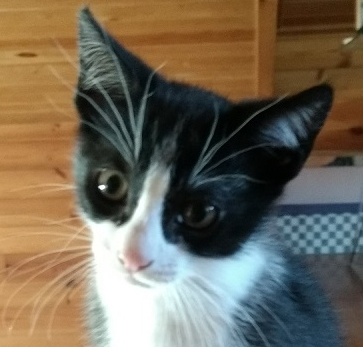
#> input picture Images/cat-face.png, 363 x 347 px, found by its file name
$ python usm3.py
#> lines starting #> are read from the running program, lines starting #| are printed output that depends on the picture
import cv2 as cv

image = cv.imread('../images/cat-face.png')
#> image is the input picture: shape (347, 363, 3); mean B, G, R 87.1, 104.1, 114.1
image_blur = cv.GaussianBlur(image, ksize=(3, 3), sigmaX=0)
image_laplacian = cv.Laplacian(image_blur, ddepth=-1, ksize=3)
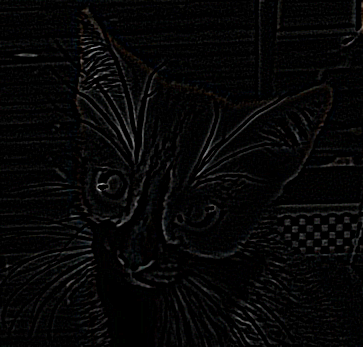
#> image_laplacian: shape (347, 363, 3); mean B, G, R 6.2, 6.2, 6.2
image_sharp = image - 0.2 * image_laplacian
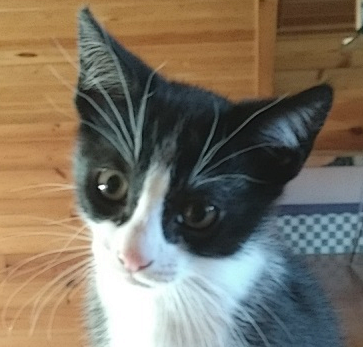
#> image_sharp: shape (347, 363, 3) float64; mean B, G, R 85.8, 102.8, 112.8; drawn with min black and max white
cv.imwrite('cat-face-unsharp3.png', image_sharp)

$ run again, with Images/MyPic.png copied over Images/cat-face.png
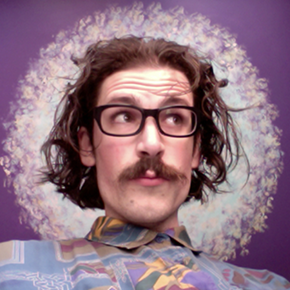
#> input picture Images/MyPic.png, 290 x 290 px, found by its file name
#> image is the input picture: shape (290, 290, 3); mean B, G, R 129.8, 115.2, 144.3
#> `image_laplacian = cv.Laplacian(image_blur, ddepth=-1, ksize=3)`:
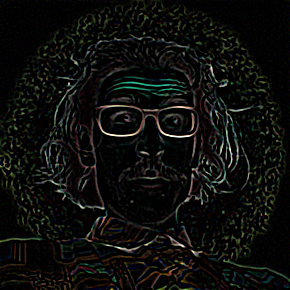
#> image_laplacian: shape (290, 290, 3); mean B, G, R 10.9, 13.8, 12.8
#> `cv.imwrite('cat-face-unsharp3.png', image_sharp)`:
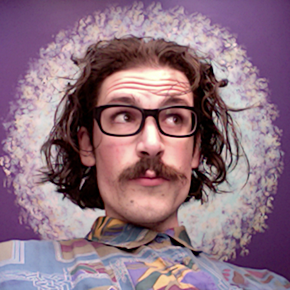
#> saved as cat-face-unsharp3.png: shape (290, 290, 3); mean B, G, R 127.8, 112.7, 141.8

$ run again, with Images/blobs.png copied over Images/cat-face.png
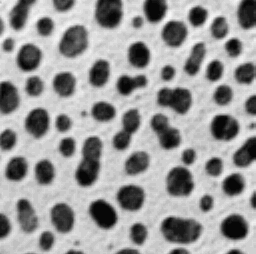
#> input picture Images/blobs.png, 256 x 254 px, found by its file name
#> image is the input picture: shape (254, 256, 3); min 7, max 247, mean 151.7
#> `image_laplacian = cv.Laplacian(image_blur, ddepth=-1, ksize=3)`:
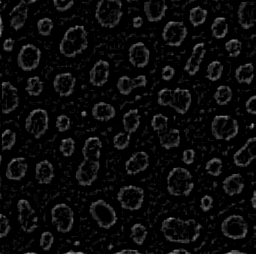
#> image_laplacian: shape (254, 256, 3); min 0, max 164, mean 11

$ run again, with Images/boats.png copied over Images/cat-face.png
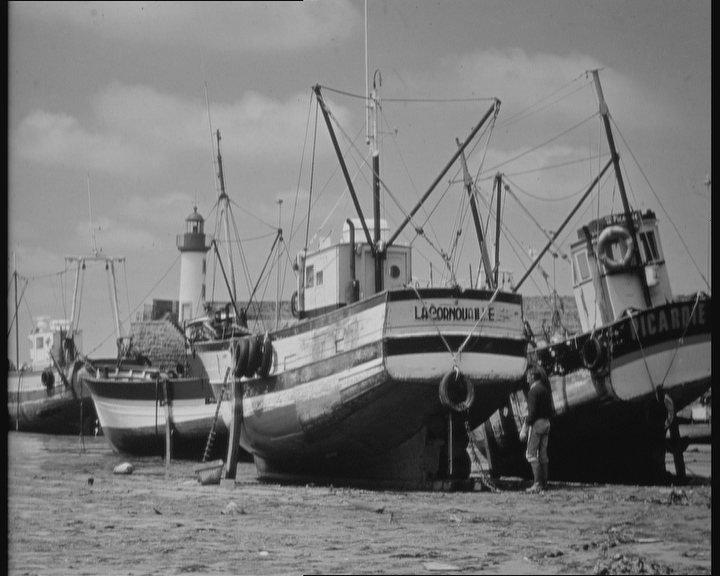
#> input picture Images/boats.png, 720 x 576 px, found by its file name
#> image is the input picture: shape (576, 720, 3); min 3, max 220, mean 120
#> `image_laplacian = cv.Laplacian(image_blur, ddepth=-1, ksize=3)`:
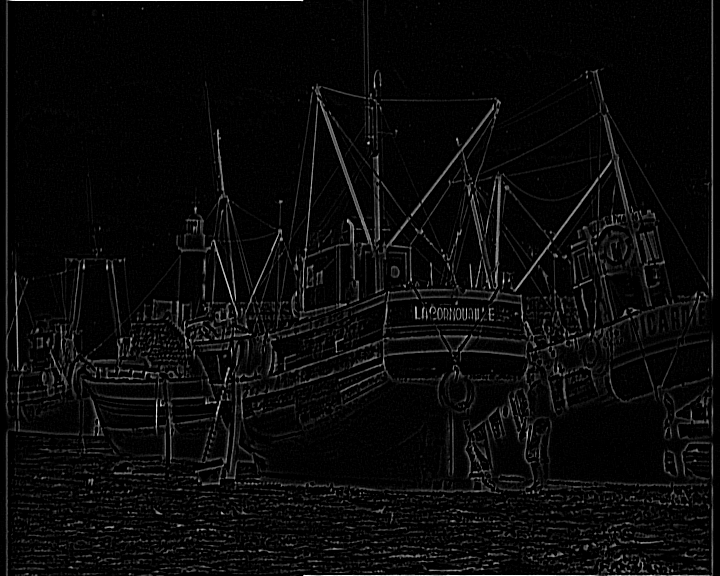
#> image_laplacian: shape (576, 720, 3); min 0, max 255, mean 9.6
#> `image_sharp = image - 0.2 * image_laplacian`:
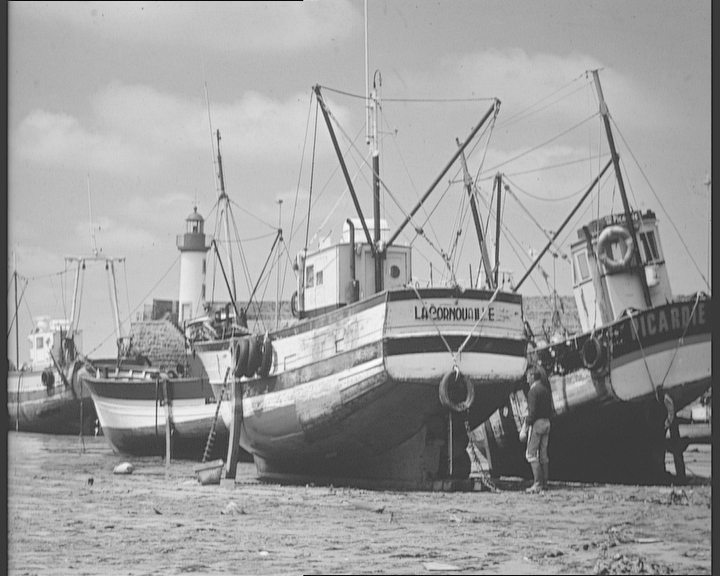
#> image_sharp: shape (576, 720, 3) float64; min -48, max 220, mean 118.1; drawn with min black and max white
